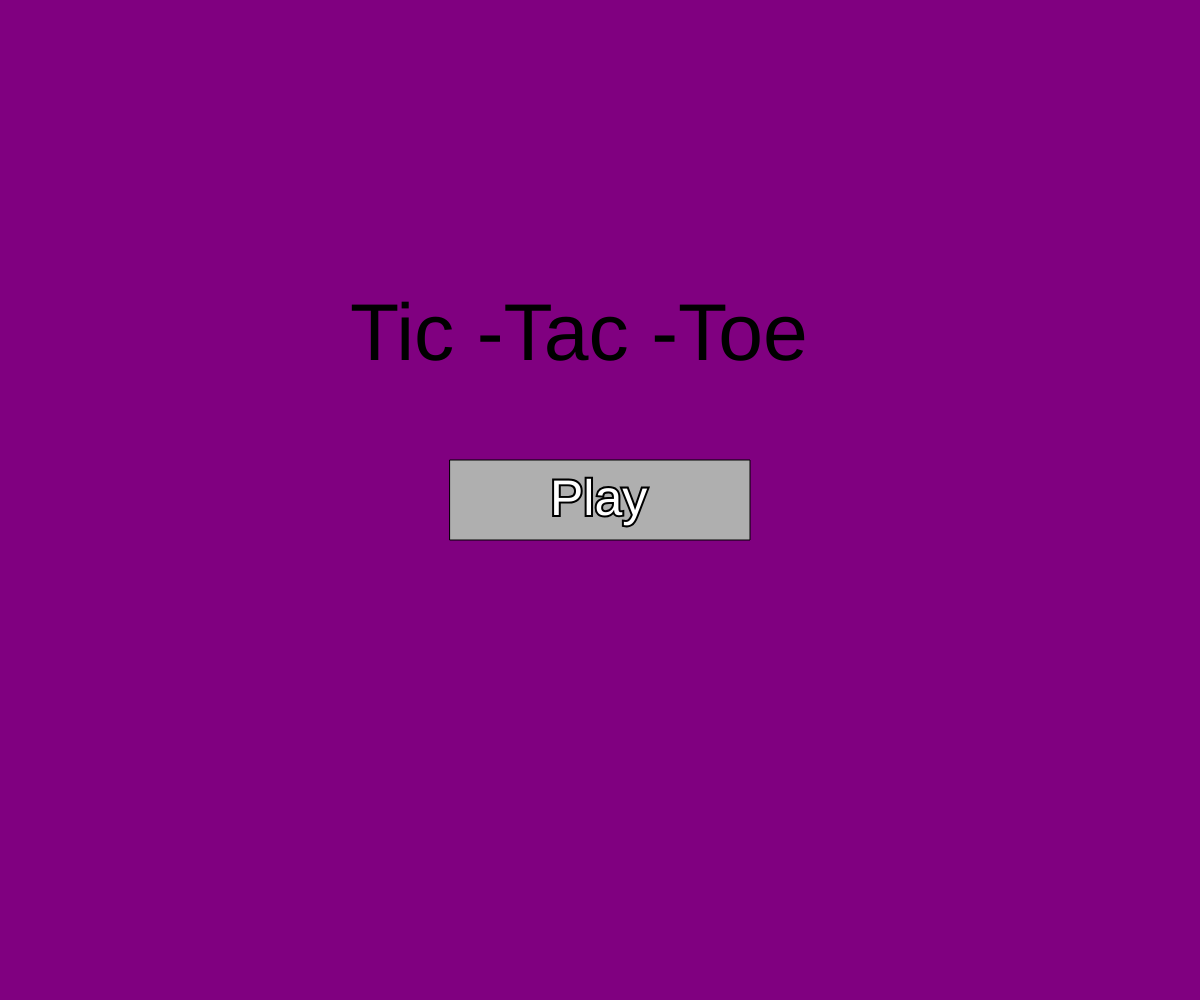
Frame 1 (no input)
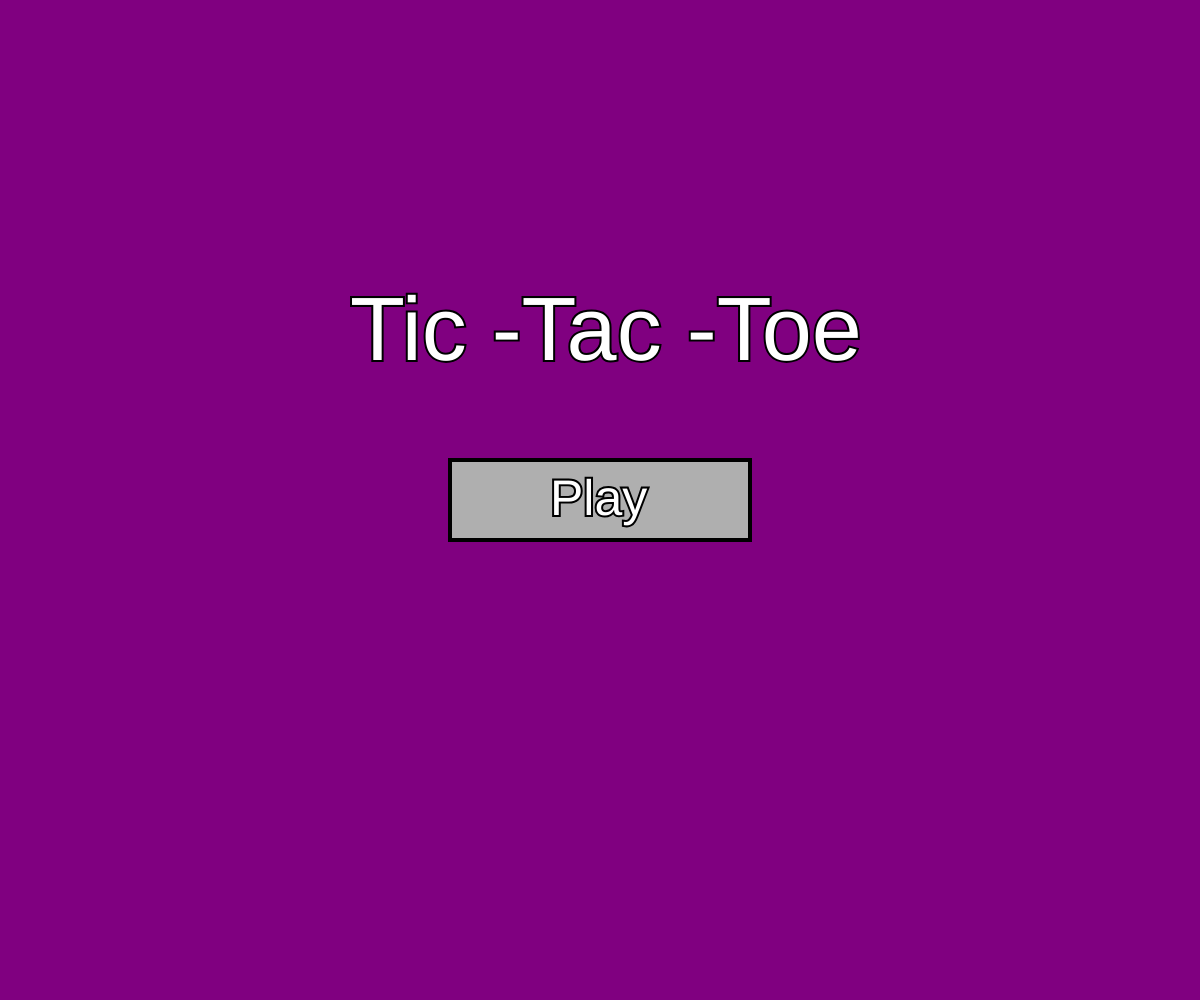
Frame 60 (no input)
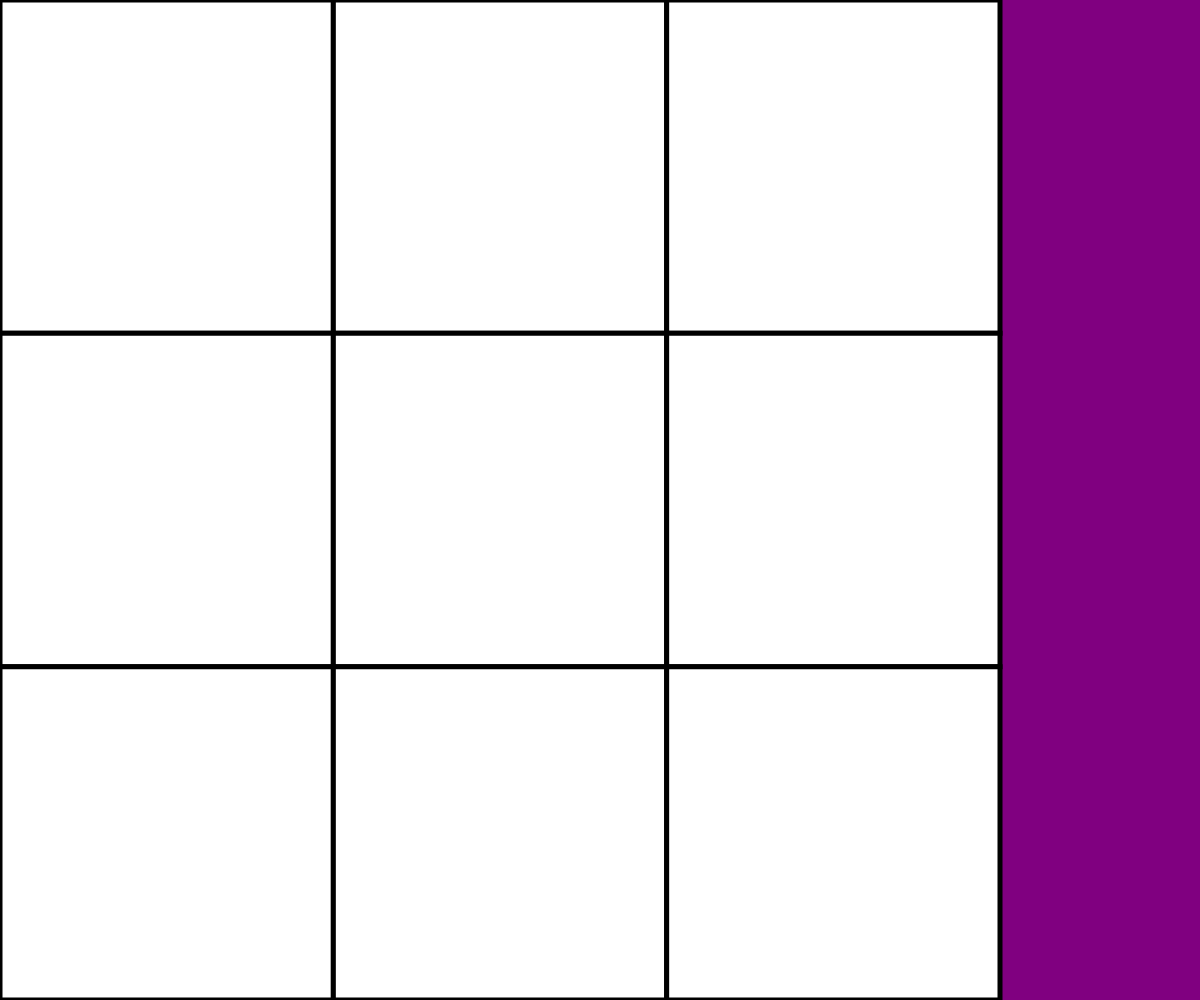
Frame 120 (the mouse pressed at the canvas centre since frame 60)

The p5.js sketch that drew these frames (run headless with seeded random() and noise() and a simulated clock; from frame 60 on, the mouse is pressed at the canvas centre):

// p5.js sketch
// ── sketch.js
let cols;
let rows;

let currentPlayer = "x";


//Play button properties
let playButton = {
  x: 400,
  y: 300,
  w: 300,
  h: 80
};
let button = false;


//Create 3x3 array
let theGrid = [[0, 0, 0],
               [0, 0, 0],
               [0, 0, 0]];
const SQUARE_DIMENSIONS = theGrid.length;
let cellSize;

//"Tic-Tac-Toe" animation stuffs
let growing = true;
let sizeChange = 0.5;
let maxSize = 100;
let minSize = 60;
let currentSize = 80;

function setup() {
  createCanvas(windowWidth, windowHeight);

  
  playButton.y = height/2 - playButton.h/2;
  playButton.x = width/2 - playButton.w/2;


  if (width < height) {
    cellSize = width / SQUARE_DIMENSIONS;
  }
  else {
    cellSize = height / SQUARE_DIMENSIONS;
  }

  rows = Math.floor(height/cellSize);
  cols = Math.floor(width/cellSize);
}

function draw() {
  background("purple");

  //
  //When play button is clicked, show 3x3 grid
  if (button) {
    showGrid();

    //
    //Make play button disappear and unclickable when clicked
    rect(0, 0, 0, 0);
    playButton.x = 0;
    playButton.y = 0;
    playButton.w = 0;
    playButton.h = 0;
  }

  //
  //Create play button
  if (!button) {
    
    //
    //Text animation
    if (growing) {
      currentSize += sizeChange;
      if (currentSize >= maxSize) {
        growing = !growing;
      }
    }
    else {
      currentSize -= sizeChange;
      if (currentSize <= minSize) {
        growing = !growing;
      }
    }
    textSize(currentSize);
    text("Tic -Tac -Toe", playButton.x - 100, playButton.y - 100 );
  }

  //Play button rect
  fill(175);
  rect(playButton.x, playButton.y, playButton.w, playButton.h);

  //Added text on top of play button
  textSize(50);
  fill(255);
  stroke(0);
  strokeWeight(4);
  text("Play", playButton.x + playButton.w/2 -50, playButton.y + playButton.h - 25);
}


//Make play button clickable
function mousePressed() {
  let x = Math.floor(mouseX/cellSize);
  let y = Math.floor(mouseY/cellSize);
  if (button) {
    dispplayxno(x, y);
  }


  if (mouseX > playButton.x && mouseX < playButton.x + playButton.w && mouseY > playButton.y && mouseY < playButton.y + playButton.h) {
    button = !button;
  }
}

function dispplayxno(x, y) {
  if (x >= 0 && x < cols && y >= 0 && y < rows) {
    if (currentPlayer === "x" && theGrid[y][x] === 0) {
      theGrid[y][x] = 1;
      switchPlayer();
    }
    else if (currentPlayer === "o" && theGrid[y][x] === 0) {
      theGrid[y][x] = 2;
      switchPlayer();
    }
  }
}



//Display 3x3 grid
function showGrid() {
  for (let y = 0; y < SQUARE_DIMENSIONS; y++) {
    for (let x = 0; x < SQUARE_DIMENSIONS; x++) {
      if (theGrid[y][x] === 0) {
        strokeWeight(5);
        fill("white");
        square(x * cellSize, y * cellSize, cellSize);
      }
      if (theGrid[y][x] === 1) { // display X
        strokeWeight(5);
        fill("purple");
        square(x * cellSize, y * cellSize, cellSize);
        strokeWeight(60);
        stroke("black");
        line(x * cellSize + 50, y * cellSize + 50, x * cellSize + cellSize - 50, y * cellSize + cellSize - 50);
        line(x * cellSize + cellSize - 50, y * cellSize + 50, x * cellSize + 50, y * cellSize + cellSize - 50);
      }
      if (theGrid[y][x] === 2) { // display O
        strokeWeight(5);
        fill("purple");
        square(x * cellSize, y * cellSize, cellSize);
        strokeWeight(50);
        fill("purple");
        circle(x * cellSize + cellSize / 2, y * cellSize + cellSize / 2, cellSize / 2 - 10);
      }
    }
  }
  checkWinner();
}


//Switch player
function switchPlayer() {
  if (currentPlayer === "x") {
    currentPlayer = "o";
  }
  else {
    currentPlayer = "x";
  }
  return  currentPlayer;
}



function checkWinner() {
  if  //3 in a horizontal line
      (theGrid[0][0] === 1 &&
       theGrid[0][1] === 1 &&
       theGrid[0][2] === 1 &&

       //3 in vertical line
       theGrid[0][0] === 1 &&
       theGrid[1][0] === 1 &&
       theGrid[2][0] === 1 &&

       //3 diagonally
       theGrid[0][0] === 1 &&
       theGrid[1][1] === 1 &&
       theGrid[2][2] === 1)
  {
    text('x win', 50, 50);
  }
}
